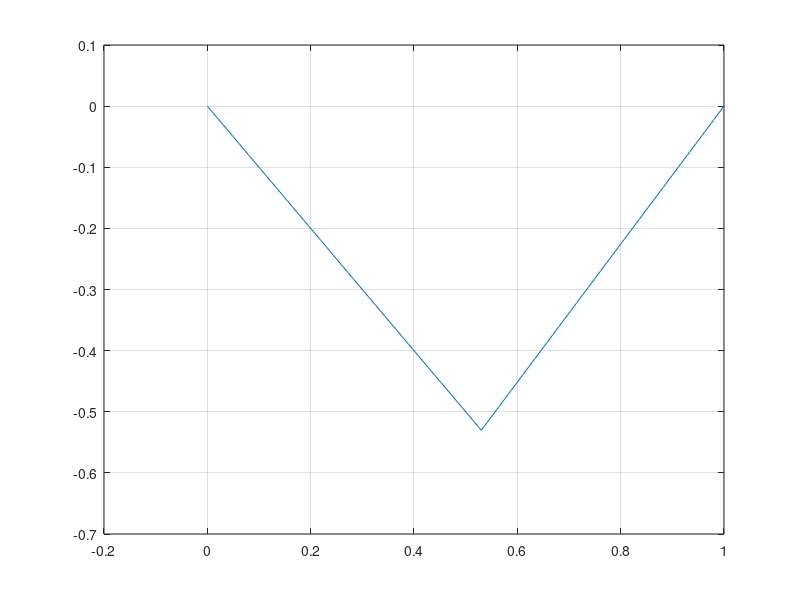

Write MATLAB code to recreate this figure.
%% 
% Error absoluto por definicion es
% 
% $$\textrm{Error absoluto}=V_{real}-V_{calculado}$$
% 
% El error relativo es
% 
% $$\textrm{Error relativo} =\frac{V_{real}-V_{calulado}}{V_{real}}$$
% 
% El primero por default en Matlab son
% 
% $$\textrm{Error Absoluto} = 10^{-6}, \;\;\; \textrm{Error Realativo} =10^{-3}$$
% 
% Para cambiar el error especifiacamente para el algoritmo ode45 se hace lo 
% siguiente
%%
% 
%   a = odeset('RelTol',1e-6,'AbsTol',1e-6)
%   f='aqui va la funcion'
%   rvt='rango de valores de t'
%   ci=condiciones iniciales
%   [t,x]=ode45(f,rvt,ci,a,b)
%
%% 
% La cuarta entrada del algoritmo ode45 representa las opciones, RelTol es Relative 
% Tolerance y AbsTol Es Absolute Tolerence. b representa alguna variable que no 
% conozcoamos
%% 
% Se resuelve la siguiente ecuación
% 
% $$\frac{d^2y}{dt^2}+4\frac{dy}{dt}+\exp(-2y)=4 $$
% 
% Con las condiciones
% 
% $$y(0) = 0,\;\;\; y\prime(0)=0$$

f=@(t,y) [y(2);4-exp(-2*y(1))-4*y(2)];
rvt=linspace(0,4,2^6);
ci=[0;0];
[t,y]=ode45(f,rvt,ci);
plot(y(:,1),y(:,2)),grid
%% 
% Se repite cambiando el error relativo

f=@(t,y) [y(2);4-exp(-2*y(1))-4*y(2)];
a=odeset('RelTol',1e-10,'AbsTol',1e-6);
rvt=linspace(0,4,2^6);
ci=[0;0];
[t,y]=ode45(f,rvt,ci);
plot(y(:,1),y(:,2)),grid
%% 
% Resolvemos el siguiente sistema
% 
% $$\frac{d^2y}{dt^2}+700\frac{dy}{dt}+699y=0$$
% 
% Con las condiciones iniciales
% 
% $$y(0)=1 \;\;\; y\prime(0)=0$$

f=@(t,y) [y(2);-699*y(1)-700*y(2)];
rvt=linspace(0,40,2^6);
ci=[1;0];
[t,y]=ode45(f,rvt,ci);
plot(y(:,1),y(:,2)),grid
%% 
% Ahora reducimos el error

f=@(t,y) [y(2);-699*y(1)-700*y(2)];
rvt=linspace(0,40,2^6);
a=odeset('RelTol',1e-10,'AbsTol',1e-6);
ci=[1;0];
[t,y]=ode45(f,rvt,ci,a);
plot(y(:,1),y(:,2)),grid
%% 
% Resolvemos el siguiente sistema
% 
% $$\frac{d^2y}{dt^2}+2000\frac{dy}{dt}+1999y=0$$
% 
% Con las condiciones iniciales
% 
% $$y(0)=1 \;\;\; y\prime(0)=0$$

f=@(t,y) [y(2);-1999*y(1)-2000*y(2)];
rvt=linspace(0,40,2^6);
ci=[1;0];
[t,y]=ode45(f,rvt,ci);
plot(y(:,1),y(:,2)),grid
%% 
% Ahora reducimos el error

f=@(t,y) [y(2);-1999*y(1)-2000*y(2)];
rvt=linspace(0,40,2^6);
a=odeset('RelTol',1e-10,'AbsTol',1e-6);
ci=[1;0];
[t,y]=ode45(f,rvt,ci,a);
plot(y(:,1),y(:,2)),grid
%% 
% 
% 
%